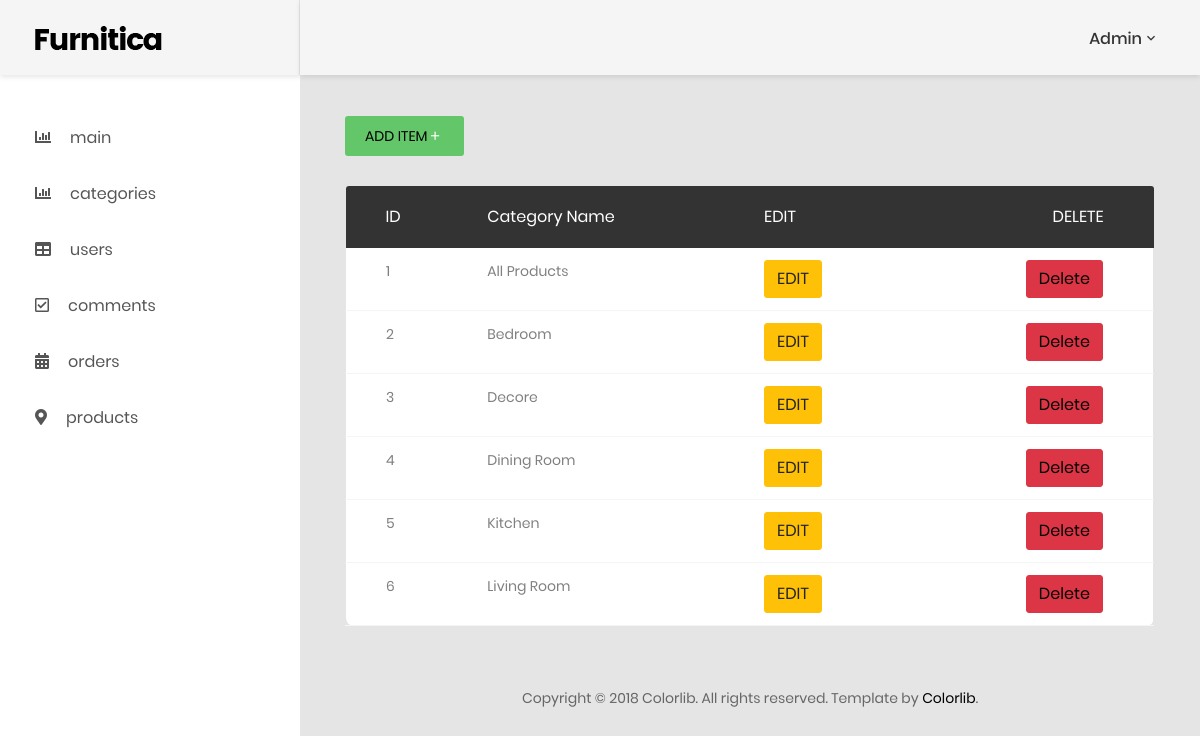
Page /admin/categories/index.php (signed in) on the committed database.
### tables this page shows
CREATE TABLE `categories` (
  `id` int(11) NOT NULL,
  `category_name` varchar(255) NOT NULL
);

### admin/categories/index.php (the view, shortened to what this page needs)
<!DOCTYPE html>
<html lang="en">
<head>
  <link href="../css/font-face.css" rel="stylesheet" media="all">
  <link href="../vendor/font-awesome-4.7/css/font-awesome.min.css" rel="stylesheet" media="all">
  <link href="../vendor/font-awesome-5/css/fontawesome-all.min.css" rel="stylesheet" media="all">
  <link href="../vendor/mdi-font/css/material-design-iconic-font.min.css" rel="stylesheet" media="all">
  <link href="../vendor/bootstrap-4.1/bootstrap.min.css" rel="stylesheet" media="all">
  <link href="../vendor/animsition/animsition.min.css" rel="stylesheet" media="all">
  <link href="../vendor/bootstrap-progressbar/bootstrap-progressbar-3.3.4.min.css" rel="stylesheet" media="all">
  <link href="../vendor/wow/animate.css" rel="stylesheet" media="all">
  <link href="../vendor/css-hamburgers/hamburgers.min.css" rel="stylesheet" media="all">
  <link href="../vendor/slick/slick.css" rel="stylesheet" media="all">
  <link href="../vendor/select2/select2.min.css" rel="stylesheet" media="all">
  <link href="../vendor/perfect-scrollbar/perfect-scrollbar.css" rel="stylesheet" media="all">
  <link href="../css/theme.css" rel="stylesheet" media="all">
</head>
<body class="animsition">
  <div class="page-wrapper">
    <aside class="menu-sidebar d-none d-lg-block">
      <div class="logo">
        <a href="#">
          <img src="../images/logo.png" alt=" Cool Admin" />
        </a>
      </div>
      <div class="menu-sidebar__content js-scrollbar1">
        <nav class="navbar-sidebar">
          <ul class="list-unstyled navbar__list">
            <li>
              <a href="../index.php">
                <i class="fas fa-chart-bar"></i>main</a>
            </li>
            <li>
              <a href="../categories/index.php">
                <i class="fas fa-chart-bar"></i>categories</a>
            </li>
            <li class="active">
              <a href="../users/index.php">
                <i class="fas fa-table"></i>users</a>
            </li>
            <li>
              <a href="../comments/index.php">
                <i class="far fa-check-square"></i>comments</a>
            </li>
            <li>
              <a href="../orders/index.php">
                <i class="fas fa-calendar-alt"></i>orders</a>
            </li>
            <li>
              <a href="../products/index.php">
                <i class="fas fa-map-marker-alt"></i>products</a>
            </li>
      </div>
    </aside>
    <div class="page-container">
    <?php include_once("../adminNav.php")?>
      <div class="main-content">
        <div class="section__content section__content--p30">
          <div class="container-fluid">
            <div class="table-data__tool-right">
              <button class="au-btn au-btn-icon au-btn--green au-btn--small">
                <a href="create.php">add item</a>
                <i class="zmdi zmdi-plus"> </i></button>
              <?php
              $connection = mysqli_connect("localhost", "root", "", "project7");
              $query = "SELECT * FROM categories";
              $query_run = mysqli_query($connection, $query);
              ?>
              <div class="row m-t-30">
                <div class="col-md-12">
                  <div class="table-responsive m-b-40">
                    <table class="table table-borderless table-data3">
                      <thead>
                        <tr>
                          <th> ID </th>
                          <th>category name</th>
                          <th>EDIT</th>
                          <th>DELETE</th>
                        </tr>
                      </thead>
                      <tbody>
                        <?php
                        if (mysqli_num_rows($query_run) > 0)
                          while ($row = mysqli_fetch_assoc($query_run)) {
                        ?>
                          <tr>
                            <td><?php echo $row['id']; ?> </td>
                            <td><?php echo $row['category_name']; ?> </td>
                            <td>
                              <form action="edit.php" method="POST">
                                <button type="submit" class="btn btn-warning"> EDIT</button>
                              </form>
                            </td>
                            <td>
                              <form action="index.php" method="POST">
                                <button type="submit" name="delete_btn" class="btn btn-danger">
                                  <a href='./up.php?id=<?php echo $row['id']; ?>'> Delete</a></button>
                              </form>
                            </td>
                          </tr>
                        <?php
                          }
                        else {
                          echo "No Record Found";
                        }
                        ?>
                      </tbody>
                    </table>
                  </div>
                </div>
              </div>
              <div class="row">
                <div class="col-md-12">
                  <div class="copyright">
                    <p>Copyright © 2018 Colorlib. All rights reserved. Template by <a href="https://colorlib.com">Colorlib</a>.</p>
                  </div>
                </div>
              </div>
            </div>
          </div>
        </div>
      </div>
    </div>
</body>
</html>

### admin/categories/index.php (style rules this page uses)
a { color: black; }

### rows in the picture
categories: id "1", category_name "All Products"
categories: id "2", category_name "Bedroom"
categories: id "3", category_name "Decore"
categories: id "4", category_name "Dining Room"
categories: id "5", category_name "Kitchen"
categories: id "6", category_name "Living Room"

### other values in the picture
$_SESSION['name'] "Admin"
